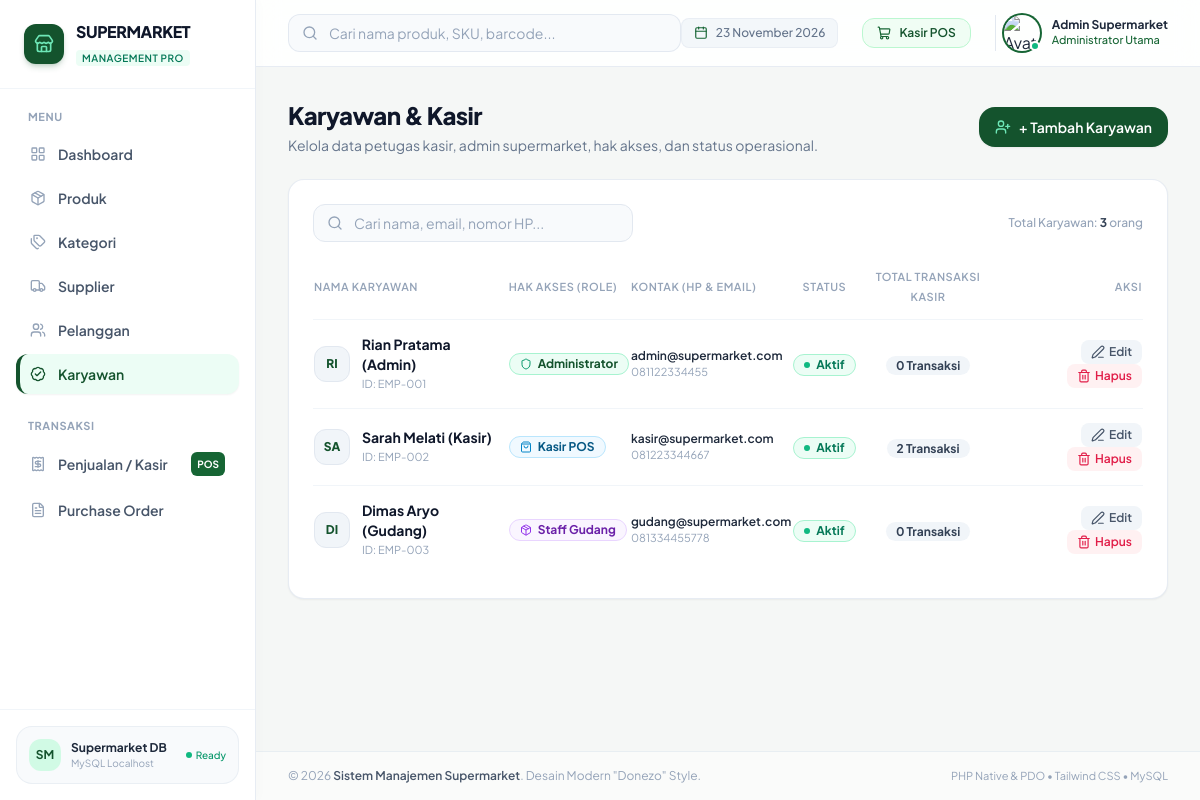
/pages/employees.php, run on the app's committed database.
### tables this page shows
CREATE TABLE IF NOT EXISTS `employees` (
  `employee_id` int(11) NOT NULL AUTO_INCREMENT,
  `role_id` int(11) NOT NULL DEFAULT 2,  
  `nama_lengkap` varchar(160) NOT NULL,
  `email` varchar(120) NOT NULL,
  `password` varchar(255) NOT NULL,
  `nomor_telepon` varchar(30) DEFAULT NULL,
  `status_aktif` tinyint(4) DEFAULT 1,
  PRIMARY KEY (`employee_id`),
  UNIQUE KEY `email` (`email`)
);

### config/koneksi.php (called while the page is built, shortened)
<?php
function clean($data) {
    return htmlspecialchars(trim($data ?? ''), ENT_QUOTES, 'UTF-8');
}

### pages/employees.php (the view, shortened to what this page needs)
<?php
require_once __DIR__ . '/../config/koneksi.php';
$search = trim($_GET['search'] ?? '');
if (!empty($search)) {
    $stmt = $pdo->prepare("
        SELECT e.*,
               (SELECT COUNT(*) FROM sales s WHERE s.employee_id = e.employee_id) AS total_transaksi
        FROM employees e
        WHERE e.nama_lengkap LIKE ? OR e.email LIKE ? OR e.nomor_telepon LIKE ?
        ORDER BY e.employee_id ASC
    ");
    $stmt->execute(["%{$search}%", "%{$search}%", "%{$search}%"]);
} else {
    $stmt = $pdo->query("
        SELECT e.*,
               (SELECT COUNT(*) FROM sales s WHERE s.employee_id = e.employee_id) AS total_transaksi
        FROM employees e
        ORDER BY e.employee_id ASC
    ");
}
$employees = $stmt->fetchAll();
function getRoleLabel($role_id) {
    switch ($role_id) {
        case 1:
            return '<span class="inline-flex items-center gap-1.5 px-2.5 py-0.5 rounded-full text-xs font-bold bg-emerald-50 text-brand-900 border border-emerald-200"><i data-lucide="shield" class="w-3 h-3 text-emerald-600"></i> Administrator</span>';
        case 2:
            return '<span class="inline-flex items-center gap-1.5 px-2.5 py-0.5 rounded-full text-xs font-bold bg-sky-50 text-sky-800 border border-sky-200"><i data-lucide="shopping-bag" class="w-3 h-3 text-sky-600"></i> Kasir POS</span>';
        case 3:
            return '<span class="inline-flex items-center gap-1.5 px-2.5 py-0.5 rounded-full text-xs font-bold bg-purple-50 text-purple-800 border border-purple-200"><i data-lucide="package" class="w-3 h-3 text-purple-600"></i> Staff Gudang</span>';
    }
}
include __DIR__ . '/../includes/header.php';
?>
<div class="flex flex-col sm:flex-row sm:items-center sm:justify-between gap-4 mb-6">
    <div>
        <h1 class="text-2xl font-extrabold text-slate-900 tracking-tight">Karyawan & Kasir</h1>
        <p class="text-sm text-slate-500 mt-1">Kelola data petugas kasir, admin supermarket, hak akses, dan status operasional.</p>
    </div>
    <div>
        <button onclick="openModalTambah()" class="inline-flex items-center gap-2 px-4 py-2.5 bg-brand-900 hover:bg-brand-800 text-white text-sm font-semibold rounded-2xl shadow-sm hover:shadow transition-all duration-200">
            <i data-lucide="user-plus" class="w-4 h-4 text-emerald-300"></i>
            <span>+ Tambah Karyawan</span>
        </button>
    </div>
</div>
<div class="bg-white rounded-2xl border border-slate-200/80 shadow-sm p-6">
    <div class="flex flex-col sm:flex-row items-center justify-between gap-4 mb-6">
        <form method="GET" action="" class="relative w-full sm:w-80">
            <i data-lucide="search" class="w-4 h-4 text-slate-400 absolute left-3.5 top-1/2 -translate-y-1/2"></i>
            <input type="text" name="search" value="<?= clean($search) ?>" placeholder="Cari nama, email, nomor HP..."
                   class="w-full pl-10 pr-4 py-2 bg-slate-50 border border-slate-200 rounded-xl text-sm focus:outline-none focus:ring-2 focus:ring-brand-800 focus:bg-white text-slate-800 placeholder:text-slate-400 transition-all">
        </form>
        <span class="text-xs text-slate-400 self-end sm:self-center font-medium">
            Total Karyawan: <strong class="text-slate-700"><?= count($employees) ?></strong> orang
        </span>
    </div>
    <div class="overflow-x-auto">
        <table class="w-full text-left text-sm">
            <thead>
                <tr class="text-[11px] font-bold uppercase tracking-wider text-slate-400 border-b border-slate-100 pb-3">
                    <th class="pb-3 font-semibold">Nama Karyawan</th>
                    <th class="pb-3 font-semibold">Hak Akses (Role)</th>
                    <th class="pb-3 font-semibold">Kontak (HP & Email)</th>
                    <th class="pb-3 font-semibold text-center">Status</th>
                    <th class="pb-3 font-semibold text-center">Total Transaksi Kasir</th>
                    <th class="pb-3 font-semibold text-right">Aksi</th>
                </tr>
            </thead>
            <tbody class="divide-y divide-slate-100">
                <?php if (empty($employees)): ?>
                    <tr>
                        <td colspan="6" class="py-12 text-center text-slate-400">
                            <i data-lucide="users" class="w-10 h-10 mx-auto mb-2 text-slate-300"></i>
                            <p class="font-medium text-sm text-slate-600">Tidak ada data karyawan ditemukan.</p>
                            <p class="text-xs text-slate-400 mt-1">Klik "+ Tambah Karyawan" untuk menambahkan akun baru.</p>
                        </td>
                    </tr>
                <?php else: ?>
                    <?php foreach ($employees as $emp): ?>
                        <tr class="hover:bg-slate-50/70 transition-colors">
                            <td class="py-3.5">
                                <div class="flex items-center gap-3">
                                    <div class="w-9 h-9 rounded-xl bg-slate-100 text-brand-900 font-extrabold flex items-center justify-center text-xs border border-slate-200">
                                        <?= strtoupper(substr($emp['nama_lengkap'], 0, 2)) ?>
                                    </div>
                                    <div>
                                        <p class="font-bold text-slate-900 text-sm"><?= clean($emp['nama_lengkap']) ?></p>
                                        <p class="text-[11px] text-slate-400">ID: EMP-<?= str_pad($emp['employee_id'], 3, '0', STR_PAD_LEFT) ?></p>
                                    </div>
                                </div>
                            </td>
                            <td class="py-3.5">
                                <?= getRoleLabel($emp['role_id']) ?>
                            </td>
                            <td class="py-3.5 text-xs text-slate-600">
                                <p class="font-semibold text-slate-800"><?= clean($emp['email']) ?></p>
                                <p class="text-slate-400 text-[11px]"><?= clean($emp['nomor_telepon'] ?: '-') ?></p>
                            </td>
                            <td class="py-3.5 text-center">
                                <?php if ($emp['status_aktif']): ?>
                                    <span class="inline-flex items-center gap-1.5 px-2.5 py-0.5 rounded-full text-xs font-bold bg-emerald-50 text-emerald-700 border border-emerald-200">
                                        <span class="w-1.5 h-1.5 rounded-full bg-emerald-500"></span>
                                        Aktif
                                    </span>
                                <?php endif; ?>
                            </td>
                            <td class="py-3.5 text-center">
                                <span class="text-xs font-bold px-2.5 py-0.5 rounded-full bg-slate-100 text-slate-700">
                                    <?= $emp['total_transaksi'] ?> Transaksi
                                </span>
                            </td>
                            <td class="py-3.5 text-right space-x-1">
                                <button onclick='openModalEdit(<?= json_encode($emp) ?>)'
                                        class="inline-flex items-center gap-1 px-2.5 py-1 text-xs font-semibold text-slate-600 bg-slate-100 hover:bg-emerald-50 hover:text-brand-900 rounded-lg transition-colors"
                                        title="Ubah Karyawan">
                                    <i data-lucide="edit-3" class="w-3.5 h-3.5"></i>
                                    <span>Edit</span>
                                </button>
                                <form method="POST" action="" class="inline" onsubmit="return confirm('Apakah Anda yakin ingin menghapus akun karyawan ini?');">
                                    <button type="submit" class="inline-flex items-center gap-1 px-2.5 py-1 text-xs font-semibold text-rose-600 bg-rose-50 hover:bg-rose-100 rounded-lg transition-colors" title="Hapus Karyawan">
                                        <i data-lucide="trash-2" class="w-3.5 h-3.5"></i>
                                        <span>Hapus</span>
                                    </button>
                                </form>
                            </td>
                        </tr>
                    <?php endforeach; ?>
                <?php endif; ?>
            </tbody>
        </table>
    </div>
</div>
<?php include __DIR__ . '/../includes/footer.php'; ?>

### includes/header.php (style rules this page uses)
body { font-family: 'Plus Jakarta Sans', sans-serif; background-color: #F5F7F6; }

### data on the page
employees: nama_lengkap "RI", nama_lengkap "Rian Pratama (Admin)", employee_id "001", role_id 1 (drawn), email "admin@supermarket.com", nomor_telepon "081122334455", status_aktif 1 (drawn), total_transaksi "0"
employees: nama_lengkap "SA", nama_lengkap "Sarah Melati (Kasir)", employee_id "002", role_id 2 (drawn), email "kasir@supermarket.com", nomor_telepon "081223344667", status_aktif 1 (drawn), total_transaksi "2"
employees: nama_lengkap "DI", nama_lengkap "Dimas Aryo (Gudang)", employee_id "003", role_id 3 (drawn), email "gudang@supermarket.com", nomor_telepon "081334455778", status_aktif 1 (drawn), total_transaksi "0"

### other printed values
count($employees) "3"
